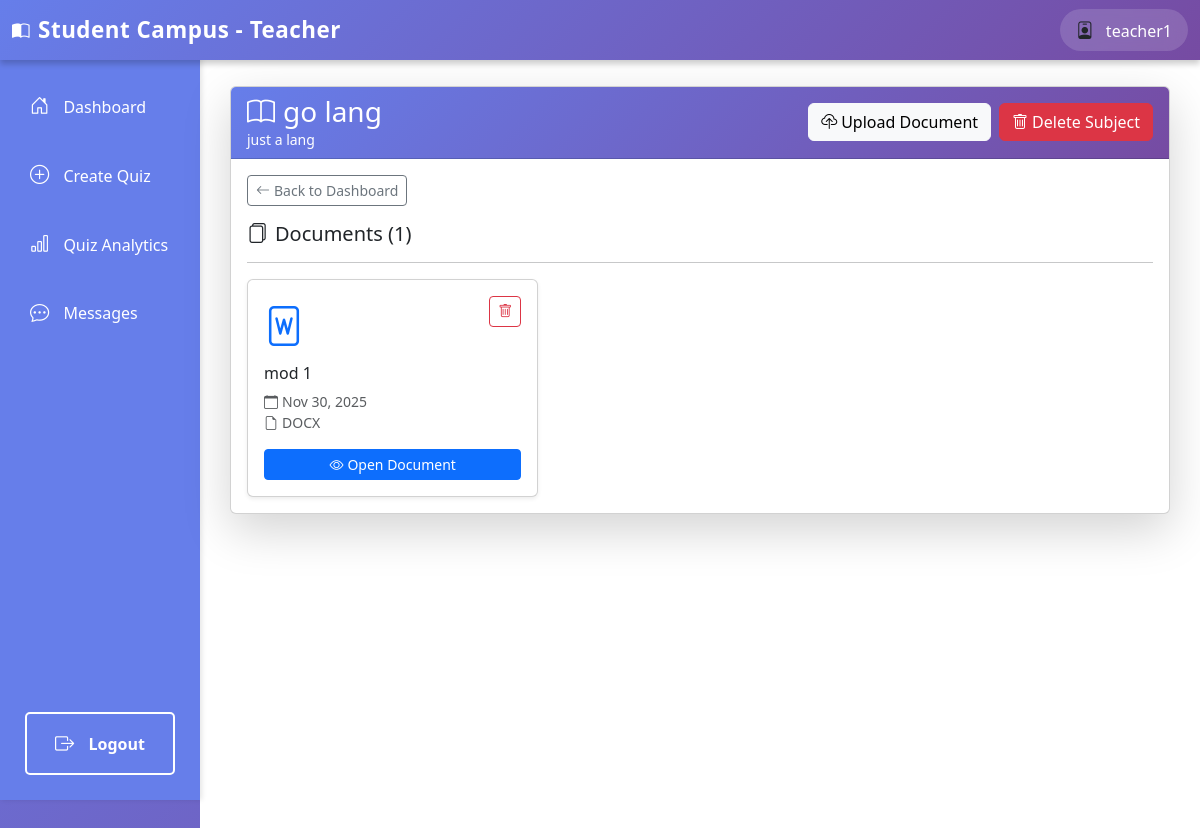
Page /teacher/subject/4/ (signed in) on the earlier database version.
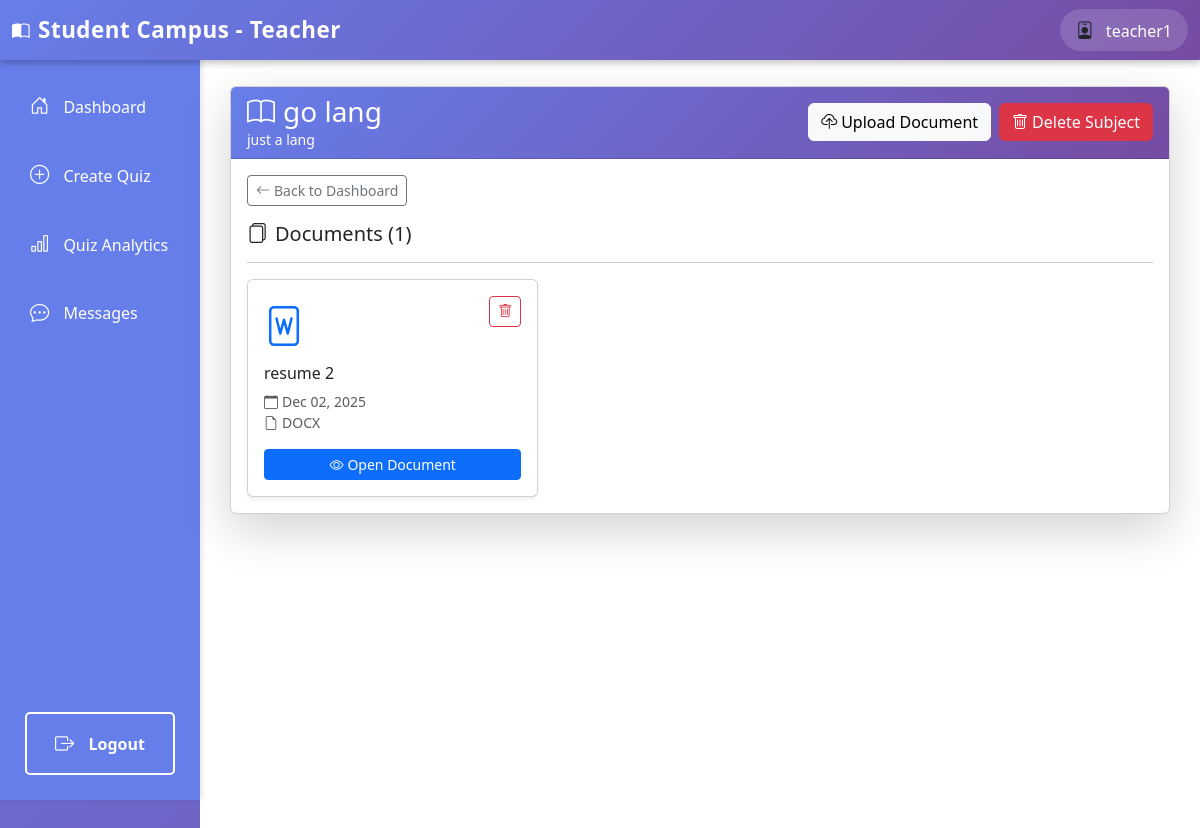
Same page on the later database version.
### authentication/models.py (models this page shows, shortened)
class User(AbstractUser):
    ROLE_CHOICES = (
        ('student', 'Student'),
        ('teacher', 'Teacher'),
    )
    role = models.CharField(max_length=10, choices=ROLE_CHOICES, default='student')
    def is_teacher(self):
        return self.role == 'teacher'

### teachers/models.py (models this page shows, shortened)
class Subject(models.Model):
    name = models.CharField(max_length=200)
    description = models.TextField(blank=True)
    teacher = models.ForeignKey(User, on_delete=models.CASCADE, related_name='subjects')
    created_at = models.DateTimeField(auto_now_add=True)
    class Meta:
        ordering = ['name']

class PDFNote(models.Model):
    subject = models.ForeignKey(Subject, on_delete=models.CASCADE, related_name='notes')
    title = models.CharField(max_length=200)
    pdf_file = models.FileField(upload_to='notes/%Y/%m/%d/')  # Now supports PDF, DOC, DOCX, PPT, PPTX
    uploaded_by = models.ForeignKey(User, on_delete=models.CASCADE)
    created_at = models.DateTimeField(auto_now_add=True)
    def get_file_extension(self):
        return self.pdf_file.name.split('.')[-1].lower() if self.pdf_file else ''
    def get_file_icon(self):
        ext = self.get_file_extension()
        icons = {
            'pdf': 'bi-file-pdf',
            'doc': 'bi-file-word',
            'docx': 'bi-file-word',
            'ppt': 'bi-file-ppt',
            'pptx': 'bi-file-ppt',
        }
        return icons.get(ext, 'bi-file-earmark')
    class Meta:
        ordering = ['-created_at']

### teachers/views.py (the view)
# urls.py: path('subject/<int:subject_id>/', views.subject_detail, name='teacher_subject_detail'),
@login_required
def subject_detail(request, subject_id):
    if not request.user.is_teacher():
        return HttpResponseForbidden("You don't have permission to access this page.")
    subject = get_object_or_404(Subject, id=subject_id, teacher=request.user)
    notes = subject.notes.all()
    return render(request, 'teachers/subject_detail.html', {'subject': subject, 'notes': notes})

### templates/teachers/subject_detail.html (shortened to what this page needs)
{% extends 'teachers/base_teacher.html' %}
{% block teacher_content %}
<div class="row">
    <div class="col-12">
        <div class="card shadow-lg">
            <div class="card-header d-flex justify-content-between align-items-center" style="background: linear-gradient(135deg, #667eea 0%, #764ba2 100%); color: white;">
                <div>
                    <h3 class="mb-0"><i class="bi bi-book me-2"></i>{{ subject.name }}</h3>
                    <p class="mb-0 small">{{ subject.description }}</p>
                </div>
                <div class="d-flex gap-2">
                    <a href="{% url 'upload_pdf' subject.id %}" class="btn btn-light">
                        <i class="bi bi-cloud-upload me-1"></i>Upload Document
                    </a>
                    <button class="btn btn-danger" onclick="confirmDeleteSubject()">
                        <i class="bi bi-trash me-1"></i>Delete Subject
                    </button>
                </div>
            </div>
            <div class="card-body">
                <a href="{% url 'teacher_dashboard' %}" class="btn btn-sm btn-outline-secondary mb-3">
                    <i class="bi bi-arrow-left me-1"></i>Back to Dashboard
                </a>
                <h5><i class="bi bi-files me-2"></i>Documents ({{ notes.count }})</h5>
                <hr>
                {% if notes %}
                    <div class="row g-3">
                        {% for note in notes %}
                            <div class="col-md-6 col-lg-4">
                                <div class="card h-100 shadow-sm hover-shadow">
                                    <div class="card-body">
                                        <div class="d-flex justify-content-between align-items-start mb-2">
                                            <i class="{{ note.get_file_icon }} text-primary" style="font-size: 2.5rem;"></i>
                                            <button class="btn btn-sm btn-outline-danger"
                                                    data-document-id="{{ note.id }}"
                                                    data-document-title="{{ note.title }}"
                                                    data-delete-url="{% url 'delete_document' note.id %}"
                                                    onclick="confirmDeleteDocument(this)">
                                                <i class="bi bi-trash"></i>
                                            </button>
                                        </div>
                                        <h6 class="card-title">{{ note.title }}</h6>
                                        <p class="card-text small text-muted">
                                            <i class="bi bi-calendar me-1"></i>{{ note.created_at|date:"M d, Y" }}<br>
                                            <i class="bi bi-file-earmark me-1"></i>{{ note.get_file_extension|upper }}
                                        </p>
                                        <a href="{{ note.pdf_file.url }}" target="_blank" class="btn btn-sm btn-primary w-100">
                                            <i class="bi bi-eye me-1"></i>Open Document
                                        </a>
                                    </div>
                                </div>
                            </div>
                        {% endfor %}
                    </div>
                {% else %}
                    <div class="alert alert-info">
                        <i class="bi bi-info-circle me-2"></i>No documents uploaded yet. Click "Upload Document" to add materials for this subject.
                    </div>
                {% endif %}
            </div>
        </div>
    </div>
</div>
{% endblock %}

### templates/teachers/base_teacher.html (shortened to what this page needs)
<!DOCTYPE html>
<html lang="en">
<head>
    <link href="https://cdn.jsdelivr.net/npm/bootstrap@5.3.0/dist/css/bootstrap.min.css" rel="stylesheet">
    <link href="https://cdn.jsdelivr.net/npm/bootstrap-icons@1.10.0/font/bootstrap-icons.css" rel="stylesheet">
</head>
<body>
    <div class="position-fixed top-0 end-0 p-3" style="z-index: 11000;">
    </div>
    <nav class="navbar navbar-expand-lg navbar-light bg-light">
        <div class="container-fluid">
            <a class="navbar-brand fw-bold" href="{% url 'teacher_dashboard' %}">
                <i class="bi bi-book-half me-2"></i>Student Campus - Teacher
            </a>
            <div class="ms-auto d-flex align-items-center gap-3">
                <div class="user-info">
                    <i class="bi bi-person-badge me-2"></i>
                    <span>{{ user.username }}</span>
                </div>
            </div>
        </div>
    </nav>
    <div class="container-fluid">
        <div class="row">
            <div class="col-md-2 p-0">
                <div class="sidebar">
                    <nav class="nav flex-column">
                        <a class="nav-link {% if request.resolver_match.url_name == 'teacher_dashboard' %}active{% endif %}" href="{% url 'teacher_dashboard' %}">
                            <i class="bi bi-house-door"></i> Dashboard
                        </a>
                        <a class="nav-link {% if request.resolver_match.url_name == 'create_quiz' or request.resolver_match.url_name == 'generate_quiz' %}active{% endif %}" href="{% url 'create_quiz' %}">
                            <i class="bi bi-plus-circle"></i> Create Quiz
                        </a>
                        <a class="nav-link {% if request.resolver_match.url_name == 'quiz_analytics' %}active{% endif %}" href="{% url 'quiz_analytics' %}">
                            <i class="bi bi-bar-chart"></i> Quiz Analytics
                        </a>
                        <a class="nav-link {% if request.resolver_match.url_name == 'teacher_chat' or request.resolver_match.url_name == 'teacher_chat_with' %}active{% endif %}" href="{% url 'teacher_chat' %}">
                            <i class="bi bi-chat-dots"></i> Messages
                        </a>
                        <a class="nav-link logout-btn" href="{% url 'logout' %}">
                            <i class="bi bi-box-arrow-right"></i> Logout
                        </a>
                    </nav>
                </div>
            </div>
            <div class="col-md-10 p-0">
                <div class="main-content">
                    {% block teacher_content %}
                    {% endblock %}
                </div>
            </div>
        </div>
    </div>
</body>
</html>

### templates/teachers/base_teacher.html (style rules this page uses)
body { background: linear-gradient(135deg, #667eea 0%, #764ba2 100%); min-height: 100vh; padding-top: 56px; }
.navbar { position: fixed; top: 0; left: 0; right: 0; z-index: 1000; background: linear-gradient(135deg, #667eea 0%, #764ba2 100%) !important; box-shadow: 0 4px 6px rgba(0,0,0,0.2); border: none; }
.navbar-brand { color: white !important; font-weight: 700; font-size: 1.4rem; letter-spacing: 0.5px; }
.navbar span { color: white; font-weight: 500; }
.user-info { background: rgba(255, 255, 255, 0.15); padding: 8px 16px; border-radius: 25px; backdrop-filter: blur(10px); }
.navbar .bi { font-size: 1.1rem; }
.sidebar { height: calc(100vh - 56px); background-color: #667eea; box-shadow: 2px 0 5px rgba(0,0,0,0.1); position: sticky; top: 56px; display: flex; flex-direction: column; }
.sidebar .nav { display: flex; flex-direction: column; flex: 1; padding-top: 1rem; }
.sidebar .nav-link { color: #fff; padding: 15px 20px; border-radius: 5px; margin: 5px 10px; transition: all 0.3s; }
.sidebar .nav-link i { margin-right: 10px; font-size: 1.2rem; }
.logout-btn { position: absolute; bottom: 20px; left: 15px; right: 15px; background-color: transparent; color: white; border: 2px solid white; font-weight: 600; transition: all 0.3s; text-align: center; padding: 10px; border-radius: 5px; text-decoration: none; display: block; }
.main-content { background-color: #fff; min-height: 100vh; padding: 30px; }

### templates/teachers/subject_detail.html (style rules this page uses)
.hover-shadow { transition: all 0.3s ease; }

Differences in the rows shown:
removed PDFNote: title "mod 1", created_at "Nov 30, 2025", get_file_extension "DOCX"
added PDFNote: title "resume 2", created_at "Dec 02, 2025", get_file_extension "DOCX"
